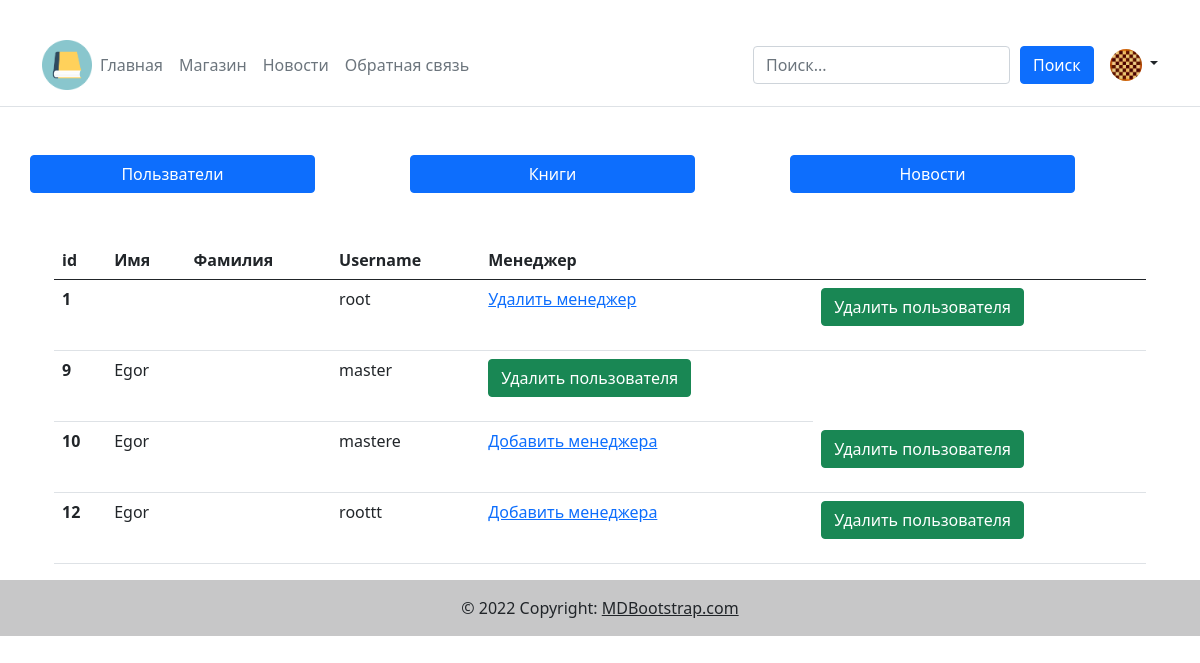
Screenshot of /moderator/ (signed in) with the database file from the repository.
### main/models.py (models this page shows)
class profile (models.Model):
    objects = None
    user = models.OneToOneField(User, on_delete=models.CASCADE)
    moderator = models.BooleanField(default=False, verbose_name = "Администратор")
    photo = models.ImageField(upload_to="photo/user/%Y/%m/%d/", null = True, verbose_name = "Фото пользователя")

### moderator/views.py (the view)
# urls.py: path('', views.moderator_main, name='moderator_main'),
def moderator_main(request):
    books = comment_book.objects.all()
    user = User.objects.all()
    profile_user = profile.objects.all()
    if request.user.is_authenticated:
        photo_user=profile.objects.filter(user = request.user)
    else:
        photo_user = ""
    context = {
        'books':books,
        'user':user,
        'profile':profile_user,
        'photo_user':photo_user,
        }
    return render(request,"moderator/moderator_main.html",context = context)

### moderator/templates/moderator/moderator_main.html (shortened to what this page needs)
﻿{% extends 'base.html' %}
{% block content %}
    {% include 'menu_moderator.html'%}
    <div class="container mt-5">
        <table class="table">
            <thead>
                <tr>
                    <th scope="col">id</th>
                    <th scope="col">Имя</th>
                    <th scope="col">Фамилия</th>
                    <th scope="col">Username</th>
                    <th scope="col">Менеджер</th>
                    <th scope="col"></th>
                </tr>
            </thead>
            <tbody>
            {% for user in user %}
                <tr>
                    <th scope="row">{{user.pk}}</th>
                    <td>{{user.first_name}}</td>
                    <td>{{user.last_name}}</td>
                    <td>{{user.username}}</td>
                    {% for ad in profile %}
                        {% if ad.user == user %}
                            {% if ad.moderator %}
                                <td><a href="{% url "moderator:delete_menejer" ad.id %}">Удалить менеджер</a></td>
                            {% else %}
                                <td><a href="{% url "moderator:add_menejer" ad.id %}">Добавить менеджера</a></td>
                            {% endif %}
                        {% endif %}
                    {% endfor %}
                    <td>{% include 'moderator/delete_user.html'%}</td>
                </tr>
                {% endfor %}
            </tbody>
        </table>
    </div>
{% endblock %}

### main/templates/base.html (shortened to what this page needs)
{% load static %}
<!DOCTYPE html>
<html lang="ru">
<head>
    <link href="https://cdn.jsdelivr.net/npm/bootstrap@5.0.2/dist/css/bootstrap.min.css" rel="stylesheet">
    <link rel="stylesheet" href="https://cdn.jsdelivr.net/npm/bootstrap-icons@1.9.1/font/bootstrap-icons.css">
</head>
<body>
    {% block header %}
    <header class="p-3 mb-3 border-bottom">
        <div class="container">
            <div class="d-flex flex-wrap align-items-center justify-content-center justify-content-lg-start">
                <img class="ml-5"style="height:50px;width:50px" src="../../media/photo/icon.png"/>
                <ol class="nav col-12 col-lg-auto me-lg-auto mb-2 justify-content-center mb-md-0">
                    <li><a class="nav-link px-2 link-secondary" href="{% url 'home' %}">Главная</a></li>
                    <li><a class="nav-link px-2 link-secondary" href="{% url 'store' %}">Магазин</a></li>
                    <li><a class="nav-link px-2 link-secondary" href="{% url 'news' %}">Новости</a></li>
                    <li><a class="nav-link px-2 link-secondary" href="{% url 'contact' %}">Обратная связь</a></li>
                </ol>
                    {% include 'search.html' %}
                <div class="dropdown text-end">
                    {% if request.user.is_authenticated %}
                    <div class="dropdown text-end">
                        <a href="#" class="d-block link-dark text-decoration-none dropdown-toggle" id="dropdownUser1" data-bs-toggle="dropdown" aria-expanded="false">
                            {% if photo_user %}
                                {% for photo_user in photo_user %}
                                    <img src="../../../media/{{photo_user.photo}}" alt="mdo" width="32" height="32" class="rounded-circle">
                                {% endfor %}
                            {% else %}
                                <img src="media/photo/no-photo.png" alt="mdo" width="32" height="32" class="rounded-circle">
                            {% endif %}
                        </a>
                    </div>
                    {% endif%}
                </div>
            </div>
        </div>
    </header>
    {% endblock header %}
    <div class="container mt-5">
        {% block content %}
        {% endblock content %}
    </div>
    {% block footer %}
    <footer class="bg-light text-center text-lg-start mt-3">
        <div class="text-center p-3" style="background-color: rgba(0, 0, 0, 0.2);">
            © 2022 Copyright:
            <a class="text-dark" href="https://mdbootstrap.com/">MDBootstrap.com</a>
        </div>
    </footer>
    {% endblock %}
</body>
</html>

### moderator/templates/moderator/delete_user.html (shortened to what this page needs)
<form action="{% url 'moderator:delete_user' %}?user_id={{ user.pk }}&next={{ request.path }}" method="post">
    <button type="submit" class="btn btn-success">
        Удалить пользователя
    </button>
</form>

### rows the page displays
profile: photo (picture), moderator "Удалить менеджер"
profile: moderator "Добавить менеджера"
profile: moderator "Добавить менеджера"

### other values shown
{{ user.pk }} "1"
{{ user.username }} "root"
{{ user.pk }} "9"
{{ user.first_name }} "Egor"
{{ user.username }} "master"
{{ user.pk }} "10"
{{ user.username }} "mastere"
{{ user.pk }} "12"
{{ user.username }} "roottt"
